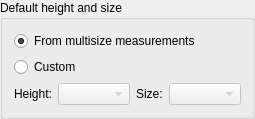
        <widget class="QGroupBox" name="groupBox">
         <property name="title">
          <string>Default height and size</string>
         </property>
         <layout class="QVBoxLayout" name="verticalLayout_9">
          <item>
           <widget class="QRadioButton" name="radioButtonDefFromM">
            <property name="text">
             <string>From multisize measurements</string>
            </property>
            <property name="checked">
             <bool>true</bool>
            </property>
            <attribute name="buttonGroup">
             <string notr="true">buttonGroup</string>
            </attribute>
           </widget>
          </item>
          <item>
           <layout class="QVBoxLayout" name="verticalLayout_8">
            <item>
             <widget class="QRadioButton" name="radioButtonDefFromP">
              <property name="text">
               <string>Custom</string>
              </property>
              <property name="checked">
               <bool>false</bool>
              </property>
              <attribute name="buttonGroup">
               <string notr="true">buttonGroup</string>
              </attribute>
             </widget>
            </item>
            <item>
             <layout class="QHBoxLayout" name="horizontalLayout_5">
              <item>
               <layout class="QHBoxLayout" name="horizontalLayout_3">
                <item>
                 <widget class="QLabel" name="label_4">
                  <property name="text">
                   <string>Height:</string>
                  </property>
                 </widget>
                </item>
                <item>
                 <widget class="QComboBox" name="comboBoxHeight">
                  <property name="enabled">
                   <bool>false</bool>
                  </property>
                 </widget>
                </item>
               </layout>
              </item>
              <item>
               <layout class="QHBoxLayout" name="horizontalLayout_4">
                <item>
                 <widget class="QLabel" name="label_5">
                  <property name="text">
                   <string>Size:</string>
                  </property>
                 </widget>
                </item>
                <item>
                 <widget class="QComboBox" name="comboBoxSize">
                  <property name="enabled">
                   <bool>false</bool>
                  </property>
                 </widget>
                </item>
               </layout>
              </item>
             </layout>
            </item>
           </layout>
          </item>
         </layout>
        </widget>
